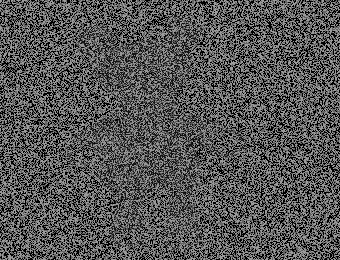
//> input picture Project1_0410893_廖冠勳/First/Adj1_1.bmp, 340 x 260 px
$ ./histogramDisplay First/Adj1_1.bmp   (built with g++ and OpenCV 4)
//> lines starting //> are read from the running program, lines starting //| are printed output that depends on the picture
#include "opencv2/highgui.hpp"
#include "opencv2/imgcodecs.hpp"
#include "opencv2/imgproc.hpp"
#include <iostream>
using namespace std;
using namespace cv;
int main(int argc, char** argv)
{
    CommandLineParser parser( argc, argv, "{@input | ../data/lena.jpg | input image}" );
    Mat src = imread( parser.get<String>( "@input" ), IMREAD_COLOR );
//> src is the input picture: 260 rows x 340 cols, CV_8UC3; min 0, max 155, mean 84.9
    if( src.empty() )
    {
        return -1;
    }
    vector<Mat> bgr_planes;
    split( src, bgr_planes );
    int histSize = 256;
    float range[] = { 0, 256 }; //the upper boundary is exclusive
    const float* histRange = { range };
    bool uniform = true, accumulate = false;
    Mat b_hist, g_hist, r_hist;
    calcHist( &bgr_planes[0], 1, 0, Mat(), b_hist, 1, &histSize, &histRange, uniform, accumulate );
//> b_hist = 256 values, max 23358 at index 100, min 0 at index 1, mean 345.3
    calcHist( &bgr_planes[1], 1, 0, Mat(), g_hist, 1, &histSize, &histRange, uniform, accumulate );
//> g_hist has the same summary as b_hist
    calcHist( &bgr_planes[2], 1, 0, Mat(), r_hist, 1, &histSize, &histRange, uniform, accumulate );
//> r_hist has the same summary as b_hist
    int hist_w = 512, hist_h = 400;
    int bin_w = cvRound( (double) hist_w/histSize );
    Mat histImage( hist_h, hist_w, CV_8UC3, Scalar( 0,0,0) );
    normalize(b_hist, b_hist, 0, histImage.rows, NORM_MINMAX, -1, Mat() );
//> b_hist = 256 values, max 400 at index 100, min 0 at index 1, mean 5.91
    normalize(g_hist, g_hist, 0, histImage.rows, NORM_MINMAX, -1, Mat() );
//> g_hist has the same summary as b_hist
    normalize(r_hist, r_hist, 0, histImage.rows, NORM_MINMAX, -1, Mat() );
//> r_hist has the same summary as b_hist
    for( int i = 1; i < histSize; i++ )
    {
        line( histImage, Point( bin_w*(i-1), hist_h - cvRound(b_hist.at<float>(i-1)) ),
              Point( bin_w*(i), hist_h - cvRound(b_hist.at<float>(i)) ),
              Scalar( 255, 0, 0), 2, 8, 0  );
        line( histImage, Point( bin_w*(i-1), hist_h - cvRound(g_hist.at<float>(i-1)) ),
              Point( bin_w*(i), hist_h - cvRound(g_hist.at<float>(i)) ),
              Scalar( 0, 255, 0), 2, 8, 0  );
        line( histImage, Point( bin_w*(i-1), hist_h - cvRound(r_hist.at<float>(i-1)) ),
              Point( bin_w*(i), hist_h - cvRound(r_hist.at<float>(i)) ),
              Scalar( 0, 0, 255), 2, 8, 0  );
    }
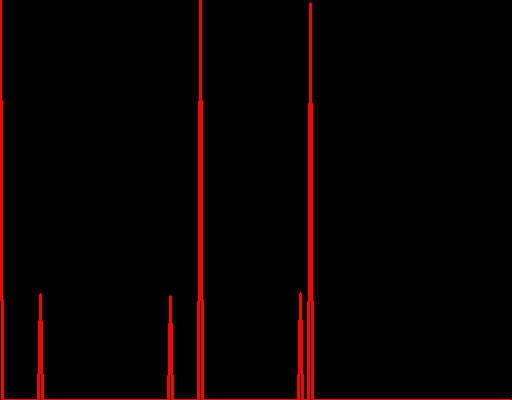
//> histImage: 400 rows x 512 cols, CV_8UC3; mean B, G, R 0, 0, 8.5
    imshow("Source image", src );
    imshow("calcHist Demo", histImage );
    waitKey();
    return 0;
};
